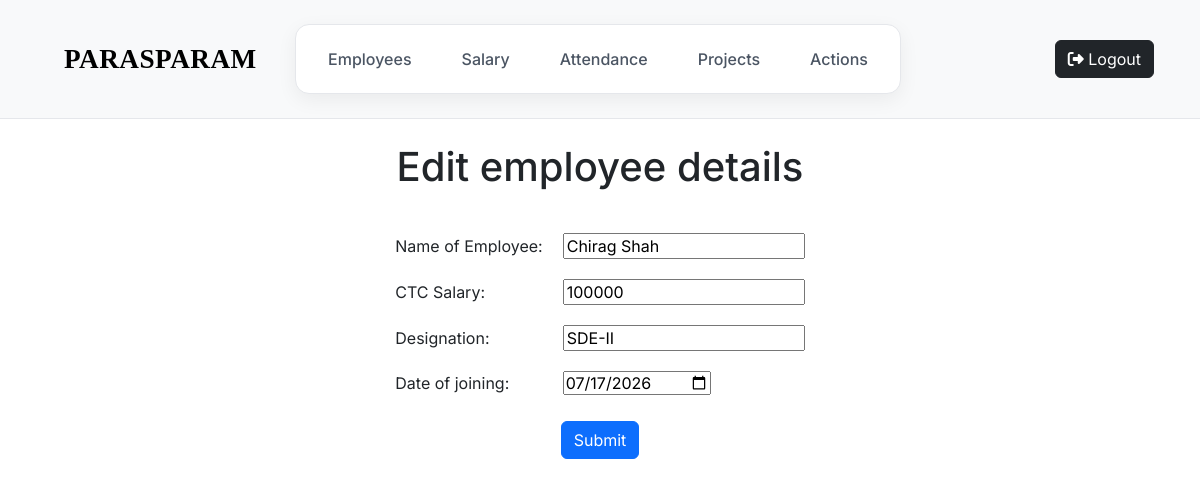
Before: /admin/edit_employee/2 (signed in) with the older database file.
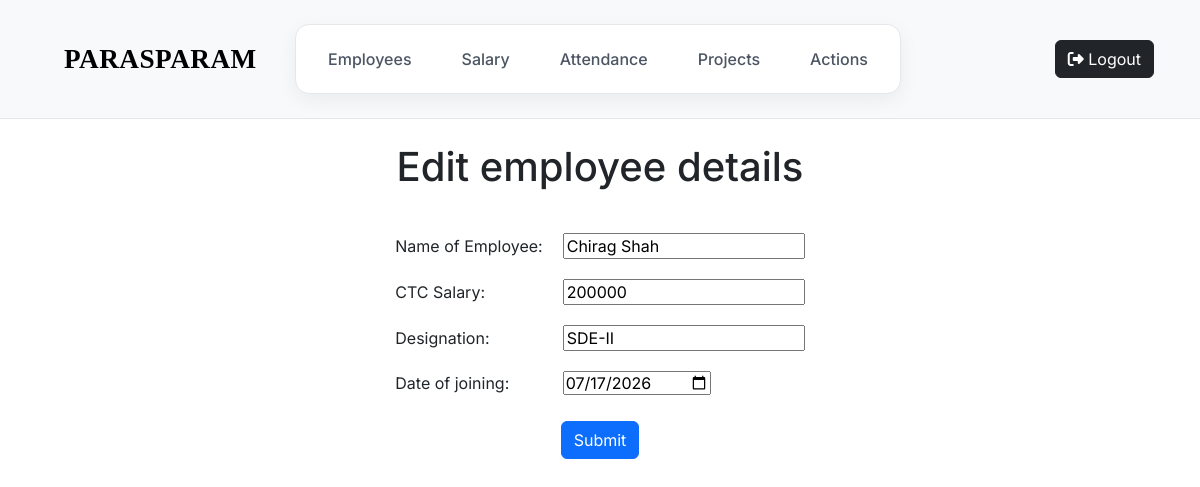
After: the same page with the newer database file.
### tables this page shows
CREATE TABLE emp_data1(emp_id INTEGER PRIMARY KEY, emp_name TEXT, hash TEXT, ctc_salary INTEGER, designation, joining_date);

### app.py (the view, shortened to what this page needs)
@app.route("/admin/edit_employee/<int:emp_id>", methods=["GET", "POST"])
@admin_login_required
def edit_emp_admin(emp_id):
    if request.method == "GET":
        emp_data = db.execute("SELECT * FROM emp_data1 WHERE emp_id = ?", emp_id)
        return render_template("edit_employee_adm.html", emp_data = emp_data)

### app.py (called while the page is built)
@app.after_request
def after_request(response):
    response.headers["Cache-Control"] = "no-cache, no-store, must-revalidate"
    response.headers["Expires"] = 0
    response.headers["Pragma"] = "no-cache"
    return response

### helpers.py (called while the page is built)
def admin_login_required(f):
    @wraps(f)
    def decorated_function(*args, **kwargs):
        if session.get("adm_id") is None:
            return redirect("/admin/login")
        return f(*args, **kwargs)
    return decorated_function

### templates/edit_employee_adm.html
{% extends "admin_home.html" %}
{% block main %}
<div id="reg-emp-frm">
    <h1 class="add_emp_head py-4"> Edit employee details </h1>
    <div class="frm-table">
        {% for employee in emp_data %}
        <form action="/admin/edit_employee/{{employee['emp_id']}}" method="post">
            <table id="reg-frm-table" cellpadding="10rem" cellspacing = "4rem">
                <tr>
                    <td> Name of Employee: </td>
                    <td><input type="text" name="name" value="{{ employee['emp_name']}}"> </td>
                </tr>
                <tr>
                    <td>CTC Salary: </td>
                    <td><input type = "number" name="ctc_salary" value="{{ employee['ctc_salary'] }}"></td>
                </tr>
                <tr>
                    <td>Designation: </td>
                    <td><input type = "text" name="designation" value="{{ employee['designation'] }}"></td>
                </tr>
                <tr>
                    <td>Date of joining: </td>
                    <td><input type = "date" name="joining_date" value="{{ employee['joining_date'] }}"></td>
                </tr>
                {% endfor %}
            </table>
            <div class="text-center mt-3">
                <button type="submit" class="btn btn-primary">Submit</button>
            </div>
        </form>
    </div>
</div>
{% endblock %}

Changed rows visible on the page:
changed emp_data1 "Chirag Shah": ctc_salary "100000" → "200000"
